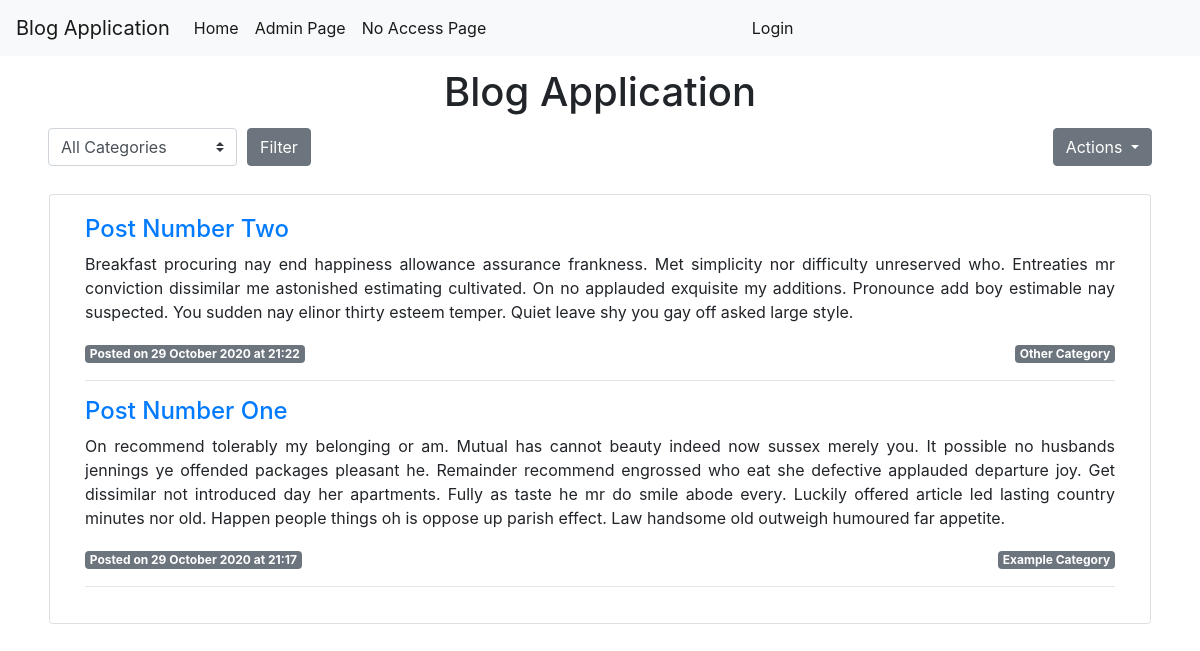
The page / on the database its author committed.
### blogapp/models.py (models this page shows, shortened)
class Post(models.Model):
    title = models.CharField(max_length=255)
    author = models.ForeignKey(User, on_delete=models.CASCADE)
    body = models.TextField(blank=True)
    snippet = models.TextField()
    post_date = models.DateTimeField(auto_now_add=True)
    category = models.ForeignKey('Category', null=True, on_delete=models.SET_NULL)
    visible = models.BooleanField(default=False)
    likes = models.IntegerField(default=0)
    locked = models.BooleanField(default=False)

class Category(models.Model):
    name = models.CharField(max_length=128)
    def __str__(self):
        return self.name
    class Meta:
        verbose_name_plural = "categories"

### blogapp/views.py (the view)
# urls.py: path('', views.MainView, name='MainView'),
def MainView(request):
    posts = Post.objects.filter(visible=True)
    categories = Category.objects.all()
    category = ''
    if request.method == 'GET':
        if 'category' in request.GET:
            category = request.GET['category']
            if category != 'All':
                posts = Post.objects.filter(category__name=category, visible=True)
    ctx = {'posts' : posts.order_by('-post_date'), 'category' : category, 'categories' : categories}
    return render(request, 'blogapp/mainview.html', ctx)

### blogapp/templates/blogapp/mainview.html (shortened to what this page needs)
{% extends "base.html" %}
{% block header %} Blog Application {% endblock %}
{% block content %}
    <div class="row">
        <div class="col">
            <div class="d-inline-block">
				<form method="GET">
					<div class="form-row align-items-center">
						<div class="col-auto my-1">
							<select class="custom-select mr-sm-2" name="category">
								<option value='All'>All Categories</option>
							</select>
						</div>
						<div class="col-auto my-1">
							<button type="submit" class="btn btn-secondary">Filter</button>
						</div>
					</div>
				</form>
			</div>
			<div class="float-right my-1">
				<div class="btn-group">
					<button type="button" class="btn btn-secondary dropdown-toggle" data-toggle="dropdown" aria-haspopup="true" aria-expanded="false">
						Actions
					</button>
				</div>
			</div>
		</div>
	</div>
		<div style="height: 0.5em; width: auto;"></div>
	<div class="row">
		<div style="margin: 1em; width: 100%;">
			<div class="card">
				<div class="card-body">
						<div class="col-md-12">
							{% for post in posts %}
								<h4><a href="{% url 'blog:PostDetailView' post.pk %}">{{ post.title }}</a></h4>
								<p class="text-justify">{{ post.snippet }}</p>
								<div>
									<span class="badge badge-secondary">
										Posted on {{ post.post_date|date:'d F Y'}} at {{ post.post_date|date:'H:i' }}
									</span>
									<div class="float-right">
										<span class="badge badge-secondary">{{ post.category }}</span>
									</div>
								</div>
								<hr>
							{% endfor %}
						</div>
				</div>
			</div>
		</div>
	</div>
{% endblock %}

### blogapp/templates/base.html (shortened to what this page needs)
<!doctype html>
<html lang="en">
  <head>
    <link rel="stylesheet" href="https://cdn.jsdelivr.net/npm/bootstrap@4.5.3/dist/css/bootstrap.min.css">
  </head>
    <nav class="navbar navbar-expand-lg navbar-light bg-light">
        <a class="navbar-brand" href="{% url 'blog:MainView' %}">Blog Application</a>
        <div class="collapse navbar-collapse" id="navbarNavAltMarkup">
          <div class="navbar-nav">
            <a class="nav-link active" href="{% url 'blog:MainView' %}">Home <span class="sr-only">(current)</span></a>
            <a class="nav-link active" href="{% url 'admin:index' %}">Admin Page <span class="sr-only">(current)</span></a>
            <a class="nav-link active" href="{% url 'blog:NoAccess' %}">No Access Page <span class="sr-only">(current)</span></a>
          </div>
          <ul class="nav navbar-nav navbar-right">
            {% if not request.user.is_authenticated %}
              <li><a class="nav-link active" href="{% url 'blog:LoginView' %}">Login <span class="sr-only">(current)</span></a></li>
            {% else %}
              <li><a class="nav-link active" href="#">Welcome, <b>{{ request.user }}</b><span class="sr-only">(current)</span></a></li>
              <li><a class="nav-link active" href="{% url 'blog:LogoutView' %}">Logout <span class="sr-only">(current)</span></a></li>
            {% endif %}
          </ul>
        </div>
    </nav>
    <div style="margin-left: 4%; margin-right: 4%; margin-top: 1%;">
      <h1 class="text-center">{% block header %} {% endblock %}</h1>
      {% block content %}
      {% endblock %}
    </div>
  </body>
</html>

### rows shown on the page
Post: title "Post Number Two", snippet "Breakfast procuring nay end happiness allowance assurance frankness. Met simplicity nor difficulty unreserved who. Entreaties mr conviction dissimilar me astonished estimating cultivated. On no applauded exquisite my additions. Pronounce add boy estimable nay suspected. You sudden nay elinor thirty esteem temper. Quiet leave shy you gay off asked large style.", post_date "29 October 2020", post_date "21:22", category "Other Category"
Post: title "Post Number One", snippet "On recommend tolerably my belonging or am. Mutual has cannot beauty indeed now sussex merely you. It possible no husbands jennings ye offended packages pleasant he. Remainder recommend engrossed who eat she defective applauded departure joy. Get dissimilar not introduced day her apartments. Fully as taste he mr do smile abode every. Luckily offered article led lasting country minutes nor old. Happen people things oh is oppose up parish effect. Law handsome old outweigh humoured far appetite.", post_date "29 October 2020", post_date "21:17", category "Example Category"
